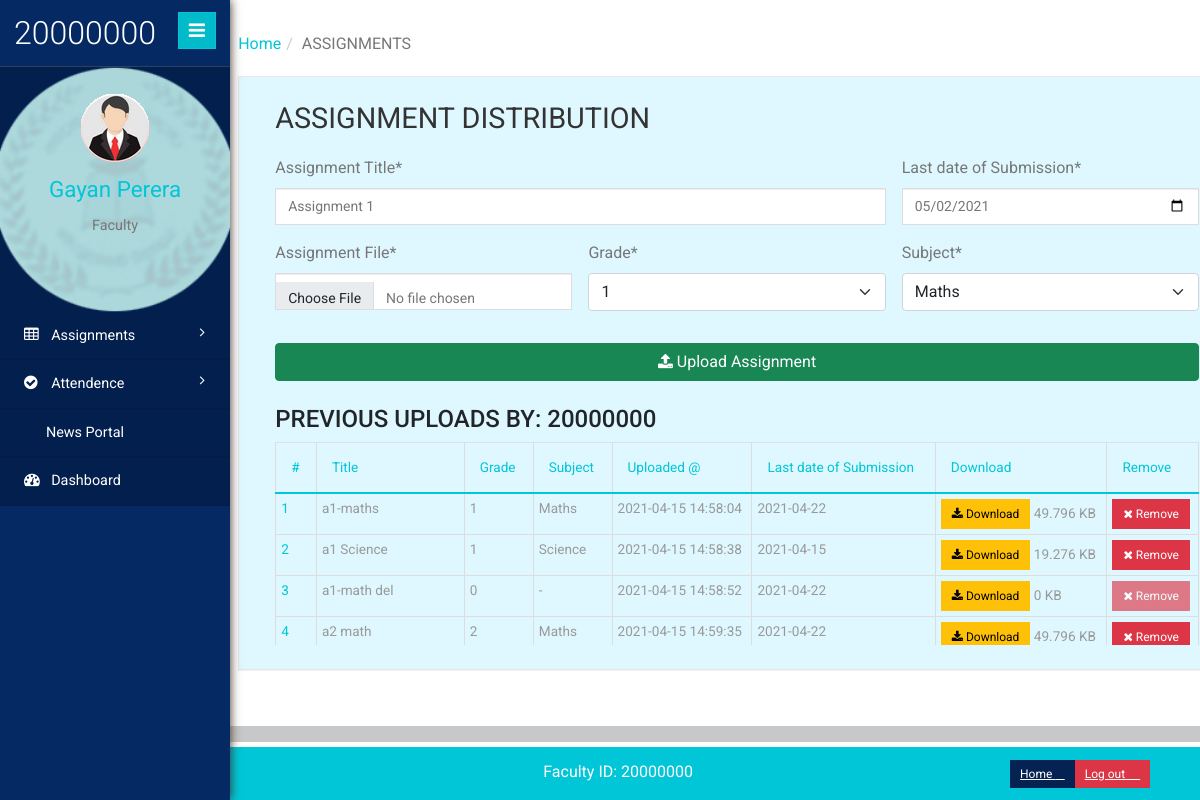
Screenshot of /faculty/home.php?at=assignments (signed in) with the database file from the repository.
### tables this page shows
CREATE TABLE `fc_assignments` (
  `assi_id` int(12) NOT NULL,
  `t_username` int(12) NOT NULL,
  `assi_dateup` datetime NOT NULL DEFAULT CURRENT_TIMESTAMP,
  `assi_deadline` date NOT NULL,
  `assi_subject` varchar(20) NOT NULL,
  `assi_title` varchar(50) NOT NULL,
  `assi_grade` int(5) NOT NULL,
  `assi_location` varchar(90) NOT NULL,
  `assi_size` int(8) NOT NULL DEFAULT '0'
);

CREATE TABLE `teacher_info` (
  `t_id` int(12) NOT NULL,
  `t_fullname` varchar(100) NOT NULL,
  `t_address` varchar(100) NOT NULL,
  `t_email` varchar(50) NOT NULL,
  `t_username` int(12) NOT NULL,
  `t_pass` varchar(30) NOT NULL,
  `t_dob` varchar(20) NOT NULL,
  `t_contact` varchar(15) NOT NULL,
  `t_staff_type` varchar(10) NOT NULL DEFAULT 'Teacher',
  `t_gender` varchar(10) NOT NULL,
  `t_created` datetime NOT NULL DEFAULT CURRENT_TIMESTAMP
);

### setting/config.php (called while the page is built, shortened)
<?php
class project2
{
	public $username = "username";
	public $password = "password";
	public $server = "localhost";
	public $dbname = "project2";
	public $connectdb;
	function __construct()
	{
		$this->connectdb = new mysqli($this->server,$this->username,$this->password,$this->dbname);
	}
	public function teacher_info($adminname,$t_staff_type)
	{
		switch($t_staff_type)
		{
			case "Teacher":
			$teacher_info_select = "select * from teacher_info where t_staff_type='$t_staff_type' AND t_username='$adminname'";
			break;
		}
		$teacher_info_select_run = $this->connectdb->query($teacher_info_select);
		return $teacher_info_select_run;
	}
	public function assi_list_faculty($t_username)
	{
		$assi_get = "SELECT * FROM `fc_assignments` WHERE t_username='$t_username'";
		$assi_run =  $this->connectdb->query($assi_get);
		return $assi_run;
	}
}
$ravi = new project2;
?>

### faculty/assignments.php (the view, shortened to what this page needs)
<div class="outter-wp">
    <div class="sub-heard-part">
        <ol class="breadcrumb m-b-0">
            <li><a href="home.php">Home</a></li>
            <li class="active"><?php echo strtoupper($_GET['at']); ?> </li>
        </ol>
    </div>
    <div class="bkbox">
        <div class="validation-form container">
            <h2 class="inner-tittle ">ASSIGNMENT DISTRIBUTION</h2>
            <form method="post" class="row g-3 needs-validation banukastform" novalidate enctype="multipart/form-data">
                <div class="col-lg-8 ">
                    <label class="form-label">Assignment Title*</label>
                    <input type="text" placeholder="Assignment Title" name="assi_title" value="Assignment 1"
                        class="form-control" required pattern="^[A-Za-z0-9 ,-.']{2,50}$"
                        title="2-50 characters expected">
                </div>
                <div class="col-lg-4 ">
                    <label class="form-label">Last date of Submission*</label>
                    <input type="date" placeholder="Assignment Deadline" name="assi_deadline" class="form-control"
                        value="<?php $ddate = date("Y-m-d", strtotime("+7 day")); echo $ddate; ?>" required
                        title="Deadline Expected"
                        min="<?php $eddate = date("Y-m-d", strtotime("+3 day")); echo $eddate; ?>">
                </div>
                <div class="col-md-4 ">
                    <label class="form-label">Assignment File*</label>
                    <input type="file" name="myfile" class="form-control" required>
                </div>
                <div class="col-md-4 ">
                    <label class="form-label">Grade*</label>
                    <select name="assi_grade" class="form-select" required>
                        <?php
						    foreach($ravi->gradelist as $g){
						?>
                        <option value="<?php echo $g; ?>"><?php echo $g; ?></option>
                        <?php } ?>
                    </select>
                </div>
                <div class="col-md-4 ">
                    <label class="form-label">Subject*</label>
                    <select name="assi_subject" class="form-select" required>
                        <?php
						    foreach($ravi->subjectlist as $s){
						?>
                        <option value="<?php echo $s; ?>"><?php echo $s; ?></option>
                        <?php } ?>
                    </select>
                </div>
                <div class="col-md-12">
                    <button type="submit" name="btn_upload" class="btn-block btn btn-success"><i
                            class="fa fa-upload fw-fa"></i> Upload Assignment</button>
                </div>
            </form>
        </div>
        <br>
        <div class="container" id="tablediv">
            <?php
            $get_assi_list = $ravi->assi_list_faculty($t_username);
            if($get_assi_list->num_rows > 0){
        ?>
            <h4 class="inner-tittle text-uppercase">Previous Uploads by: <?php echo $t_username?></h4>
            <table class="table table-bordered table-sm table-responsive mytbl">
                <thead>
                    <tr>
                        <th>#</th>
                        <th>Title</th>
                        <th>Grade</th>
                        <th>Subject</th>
                        <th>Uploaded @</th>
                        <th>Last date of Submission</th>
                        <th>Download</th>
                        <th>Remove</th>
                    </tr>
                </thead>
                <tbody>
                    <?php
                    $a_sn = 1;
                        while($row =$get_assi_list->fetch_assoc())	{     ?>
                    <tr>
                        <th><?php echo $a_sn ?></th>
                        <td><?php echo $row['assi_title']?></td>
                        <td><?php echo $row['assi_grade']?></td>
                        <td><?php echo $row['assi_subject']?></td>
                        <td><?php echo $row['assi_dateup']?></td>
                        <td><?php echo $row['assi_deadline']?></td>
                        <td><a class="btn btn-warning btn-sm" href="<?php echo $row['assi_location'] ?>"
                                target="_blank">
                                <i class="fa fa-download fw-fa"></i> Download</a>
                                <?php echo $row['assi_size']/1000 . " KB";?>
                                </td>
                        <td>
                            <form class="form-inline" method="post">
                                <button type="submit" name="btn_remove" class="btn btn-danger btn-sm" <?php if($row['assi_grade']==0){echo "disabled";}?> ><i
                                        class="fa fa-remove fw-fa"></i> Remove</button>
                            </form>
                        </td>
                    </tr>
                    <?php
                        $a_sn++;
                        }
                    ?>
                </tbody>
            </table>
            <?php }else{ ?>
            <h4 class="inner-tittle text-uppercase">No Previous Uploads</h4>
            <?php }  ?>
        </div>
    </div>
</div>

### faculty/home.php (shortened to what this page needs)
<?php
include "../setting/config.php";
if(!$_SESSION['t_user'])
{
	header("location:index.php");
}
else
{
	$t_username = $_SESSION['t_user'];
	$t_name = $ravi->teacher_info($t_username,"Teacher");
	$faculty_display = $t_name->fetch_assoc();
}
?>
<!DOCTYPE HTML>
<html>
<head>
    <link href="css/bootstrap.min.css" rel='stylesheet' type='text/css' />
    <link href="../css/bootstrap5.min.css" rel="stylesheet" type='text/css'>
    <link href="css/style.css" rel='stylesheet' type='text/css' />
    <link href="css/banukacss.css" rel='stylesheet' type='text/css' />
    <link href="css/font-awesome.css" rel="stylesheet">
    <link rel="stylesheet" href="css/icon-font.min.css" type='text/css' />
    <link href="css/fabochart.css" rel='stylesheet' type='text/css' />
    <link rel="stylesheet" href="js-calendar/app.css">
</head>
<body>
    <div class="page-container">
        <div class="left-content">
            <div class="inner-content">
                <?php
				$homepage = "home1";
				if(isset($_GET['at']))
				{
					$homepage = $_GET['at'];
				}
				include $homepage.".php";
				?>
                <hr style="height:1em; ">
                <footer>
                    <p>
                        <?php $ip = $_SERVER['REMOTE_ADDR'];
					if ($ip != '127.0.0.1'){
					$details = json_decode(file_get_contents("http://ipinfo.io/{$ip}/json"));
					echo "User ID: $t_username | Logged in from: ";
					echo "$details->city, $details->region, $details->country with IP address: $details->ip" ;
										}else{
											echo "Faculty ID: $t_username";
                                       }
					?>
                        <a class=" btn-danger btn-sm float-right " href="logouts.php"><span> Log out </span><i
                                class="lnr lnr-power-switch"></i></a>
                        <a class=" btn-primary btn-sm float-right " href="../"><span> Home </span><i
                                class="lnr lnr-arrow-left"></i></a>
                    </p>
                </footer>
            </div>
        </div>
        <div class="sidebar-menu">
            <header class="logo">
                <a href="#" class="sidebar-icon"> <span class="fa fa-bars"></span> </a> <a href="#"> <span id="logo">
                        <h1><?php echo $t_username ?></h1>
                    </span>
                </a>
            </header>
            <div class="down" id="sidebarbg">
                <?php
				$st_gender = $faculty_display['t_gender'];
				if($st_gender == 'Male'){
					echo "<img src='images/bk/picm.png'>";
				}else if($st_gender == 'Female'){
					echo "<img src='images/bk/picf.png'>";
				}else{
					echo "<img src='images/bk/pice.png'>";
				}
				?>
                <span class=" name-caret"><?php echo $faculty_display['t_fullname']; ?></span>
                <p>Faculty</p>
                <ul>
                    <li><a class="tooltips" href="home.php"><span>Profile</span><i class="lnr lnr-user"></i></a></li>
                    <li><a class="tooltips" href="home.php"><span>Settings</span><i class="lnr lnr-cog"></i></a></li>
                    <li><a class="tooltips" href="logouts.php"><span>Log out</span><i
                                class="lnr lnr-power-switch"></i></a></li>
                </ul>
            </div>
            <div class="menu ">
                <ul id="menu">
                    <li id="menu-academico"><a href="#"><i class="fa fa-table"></i> <span>Assignments</span> <span
                                class="fa fa-angle-right" style="float: right"></span></a>
                    </li>
                    <li id="menu-academico"><a href="#"><i class="fa fa-check-circle"></i> <span>Attendence</span> <span
                                class="fa fa-angle-right" style="float: right"></span></a>
                    </li>
                    <li><a href="home.php?at=news-portal"><i class="lnr lnr-bullhorn"></i>
                            <span>News Portal</span></a></li>
                    <li><a href="home.php"><i class="fa fa-tachometer"></i> <span>Dashboard</span></a></li>
                </ul>
            </div>
        </div>
    </div>
    <link rel="stylesheet" href="css/vroom.css">
</body>
</html>

### faculty/css/banukacss.css (style rules this page uses)
a:not([class]) { text-decoration: none; }
.down>ul>li { text-shadow: 0 0 4px #7cbeff; color: #250d5c; }
#sidebarbg { background-image: url('../images/bk/logo2.png'); background-size: cover; background-position: center; background-color: #021F4E; }
#tablediv { max-height: 500px; overflow: auto; }
.bkbox { background-color: #dff8ff; padding: 2vw; box-shadow: 0 1px 1px rgba(0, 0, 0, .05); -o-box-shadow: 0 1px 1px rgba(0, 0, 0, .05); -webkit-box-shadow: 0 1px 1px rgba(0, 0, 0, .05); -moz-box-shadow: 0 1px 1px rgba(0, 0, 0, .05); border: 1px solid #E7E7E8; }
.mytbl>tbody>tr>td, .mytbl>tbody>tr>th { border-spacing: 0; border-collapse: collapse; margin: 0px !important; padding: 5px !important; }
#tablediv { max-height: 30vh; overflow: auto; }

### faculty/js-calendar/app.css (style rules this page uses)
:root { --dark-body: #4d4c5a; --dark-main: #141529; --dark-second: #79788c; --dark-hover: #323048; --dark-text: #f8fbff; --light-body: #f3f8fe; --light-main: #fdfdfd; --light-second: #c3c2c8; --light-hover: #edf0f5; --light-text: #151426; --blue: #0000ff; --white: #fff; --shadow: rgba(100, 100, 111, 0.2) 0px 7px 29px 0px; --font-family: cursive; }

### faculty/css/vroom.css (style rules this page uses)
input { background: #333; border: 1px solid #292929; color: #fff; outline: none; }

### rows the page displays
fc_assignments: assi_title "a1-maths", assi_grade "1", assi_subject "Maths", assi_dateup "2021-04-15 14:58:04", assi_deadline "2021-04-22", $row['assi_size']/1000 "49.796"
fc_assignments: assi_title "a1 Science", assi_grade "1", assi_subject "Science", assi_dateup "2021-04-15 14:58:38", assi_deadline "2021-04-15", $row['assi_size']/1000 "19.276"
fc_assignments: assi_title "a1-math del", assi_grade "0", assi_subject "-", assi_dateup "2021-04-15 14:58:52", assi_deadline "2021-04-22", $row['assi_size']/1000 "0"
fc_assignments: assi_title "a2 math", assi_grade "2", assi_subject "Maths", assi_dateup "2021-04-15 14:59:35", assi_deadline "2021-04-22", $row['assi_size']/1000 "49.796"
teacher_info: t_fullname "Gayan Perera"

### other values shown
$_GET['at'] "ASSIGNMENTS"
$t_username "20000000"
form field assi_grade "1"
form field assi_subject "Maths"
